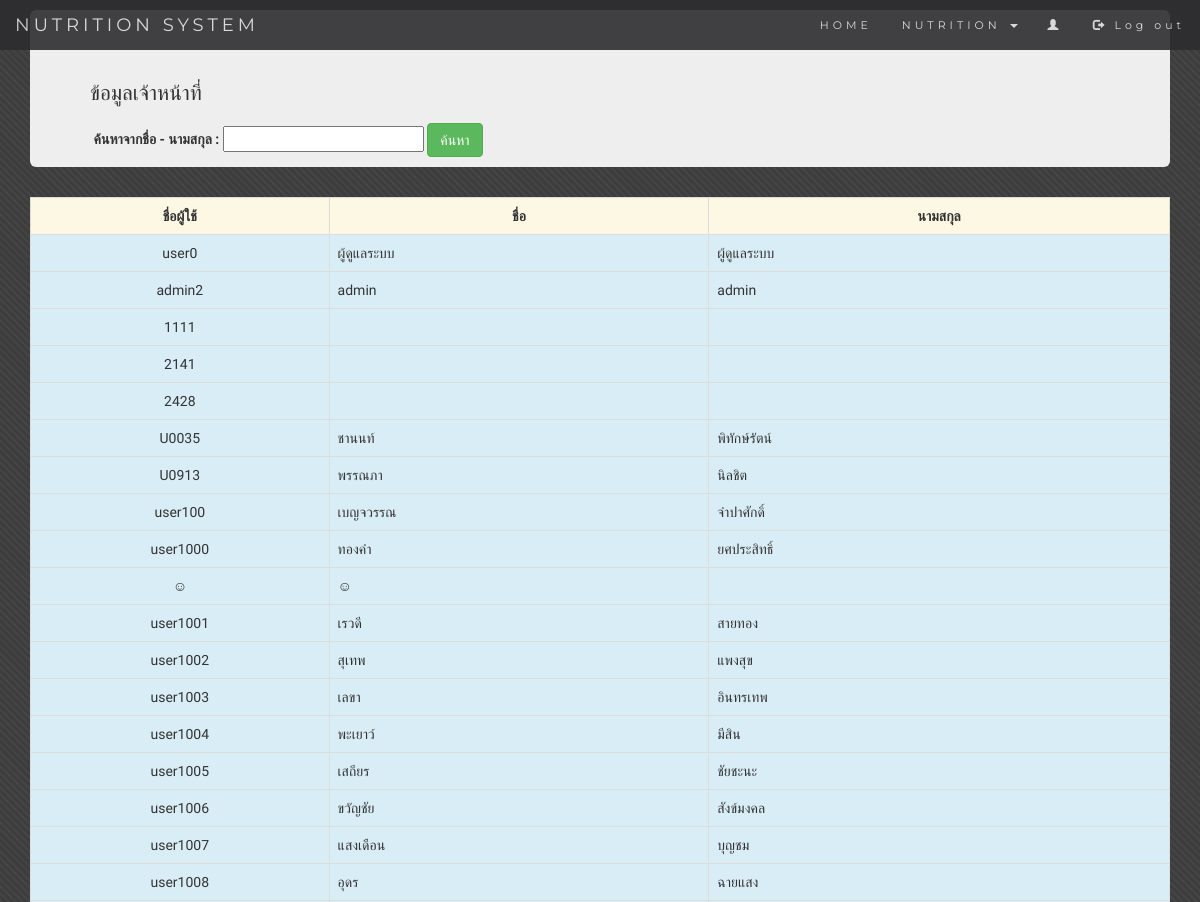
Before: /user.php (signed in, upper part) with the older database file.
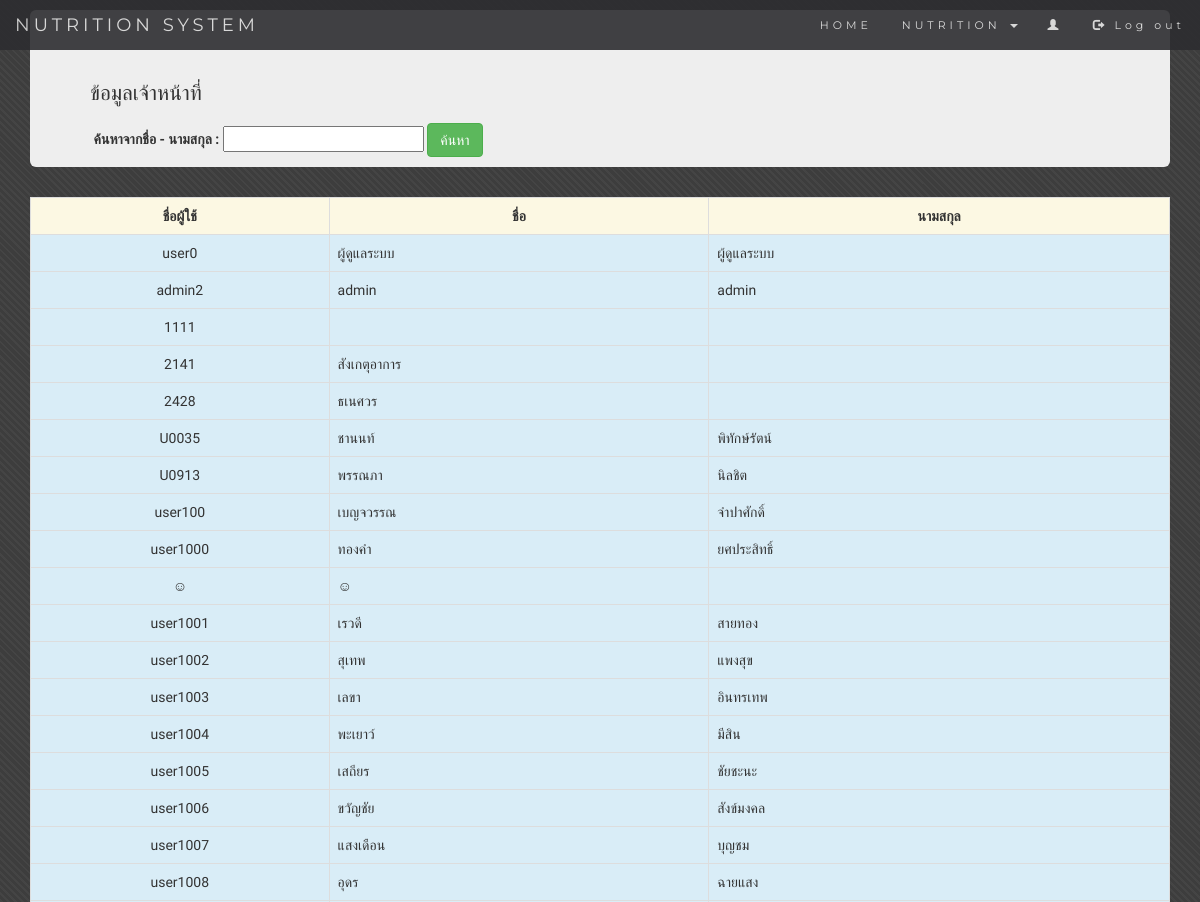
After: the same page with the newer database file.
### tables this page shows
CREATE TABLE `sys_user` (
  `uid` varchar(5) NOT NULL DEFAULT '0',
  `group` int(11) DEFAULT NULL,
  `username` varchar(255) DEFAULT NULL,
  `password` varchar(32) DEFAULT NULL,
  `prename` varchar(20) DEFAULT NULL,
  `fname` varchar(70) NOT NULL,
  `lname` varchar(40) NOT NULL,
  `positioncode` char(5) DEFAULT NULL,
  `licenseno` varchar(20) DEFAULT NULL,
  `level` int(11) DEFAULT NULL,
  `defaultpath` varchar(50) DEFAULT NULL,
  `defaultip` varchar(20) DEFAULT NULL,
  `flags` int(11) DEFAULT NULL,
  `userucsearch` varchar(10) DEFAULT NULL,
  `passworducsearch` varchar(10) DEFAULT NULL,
  `sex` char(1) DEFAULT NULL,
  `cid` char(13) DEFAULT NULL,
  `servicepointcode` varchar(3) DEFAULT NULL,
  `council` varchar(2) DEFAULT '',
  `birth` date NOT NULL COMMENT 'วันเกิด',
  `startdate` date NOT NULL COMMENT 'วันที่เริ่มปฏิบัติงาน',
  `enddate` date DEFAULT NULL COMMENT 'วันที่สิ้นสุดการปฏิบัติงาน',
  `movefrom` varchar(5) DEFAULT NULL COMMENT 'รหัสสถานพยาบาลที่ย้ายมา',
  `moveto` varchar(5) DEFAULT NULL COMMENT 'รหัสสถานพยาบาลที่ย้ายไป'
);

### user.php (the view, shortened to what this page needs)
<?php
include 'header.php';
?>
<div class="container">
		<div class="jumbotron">
			 <br>
			<p>ข้อมูลเจ้าหน้าที่</p>
<form method="post" action=#>
			<label for="department">&nbsp;ค้นหาจากชื่อ - นามสกุล : </label> <input type="text" onKeyUp="if(!(isNaN(this.value))) { alert('กรุณากรอกอักษร'); this.value='';}" name="sen" >
			  <input type="submit" name = "search" class="btn btn-success" value="ค้นหา">
</form>
		</div>
</div>
<div class="container">
<?php
@include('conn.php');
$perpage = 120;
if (isset($_GET['page']) && $_GET['page'] != 0) {
	$page = $_GET['page'];
} else {
	$page = 1;
}
$start = ($page - 1) * $perpage;
$strSQL = "SELECT * FROM `sys_user` WHERE concat(fname,lname) like '%$sen%' LIMIT {$start},{$perpage}";
$objQuery = mysql_query($strSQL,$connect1) or die("Error Query [".$strSQL."]");
?>
<table class="table table-striped table-bordered">
	<tr class="warning">
		<th><div align="center">ชื่อผู้ใช้</div></th>
    <th><div align="center">ชื่อ</div></th>
    <th><div align="center">นามสกุล</div></th>
	</tr>
<?
while ($objReSult = mysql_fetch_array($objQuery)) {
?>
	<tr class ="info">
	<td><div align = "center"><?php echo $objReSult["username"];?></div></td>
  <td><div align = ""><?php echo $objReSult["fname"];?></div></td>
  <td><div align = ""><?php echo $objReSult["lname"];?></div></td></tr>
	<?
}
?>
</table>
</div>
</body>
</html>

Changed rows visible on the page:
changed sys_user: fname (not shown) → "สังเกตุอาการ"
changed sys_user: fname (not shown) → "ธเนศวร"
